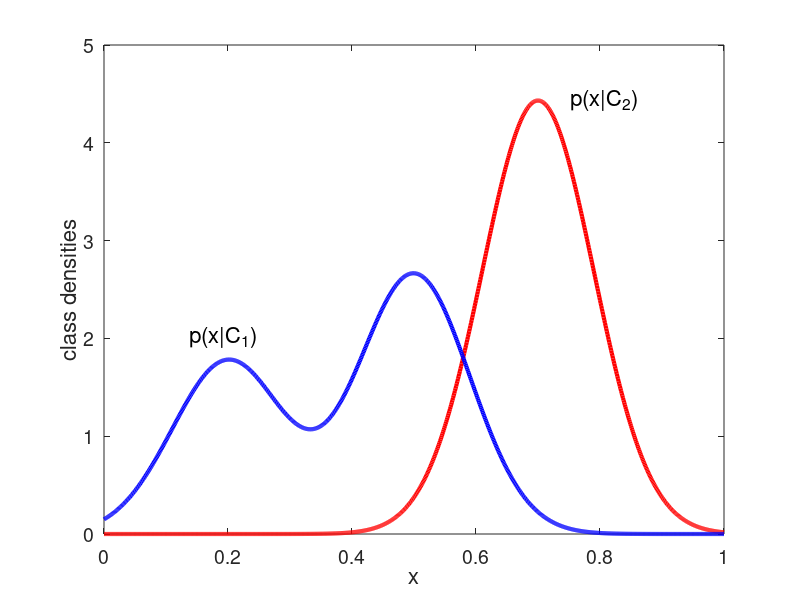

Write the MATLAB code that produced this figure. (Note: this script raises an error after producing the figure.)
%Generative vs Discriminative classifiers

figure;
hold all;

domain = 0:0.001:1;
f1 = @(x)normpdf(x,0.7,0.09);
f2 = @(x) 0.4*normpdf(x,0.2,0.09) + 0.6*normpdf(x,0.5,0.09);
linespec = {'LineWidth',3};
plot(domain,f1(domain),'-r',linespec{:});
plot(domain,f2(domain),'-b',linespec{:});

set(gca,'XTick',0:0.2:1,'YTick',0:5,'XLim',[0,1],'YLim',[0,5],'box','on','FontSize',14);
xlabel('x','FontSize',16);
ylabel('class densities','FontSize',16);

%p(x|C_1)
annotation(gcf,'textbox',[0.2366 0.4 0.096 0.07927],...
    'String',{'p(x|C_1)'},...
    'FontSize',16,...
    'FitBoxToText','off',...
    'LineStyle','none');

%p(x|C_2)
annotation(gcf,'textbox',[0.7127 0.794 0.096 0.07927],...
    'String',{'p(x|C_2)'},...
    'FontSize',16,...
    'FitBoxToText','off',...
    'LineStyle','none');






maximizeFigure;
p = get(gcf,'Position');
p(3) = 2*p(3)/3;
set(gcf,'Position',p);
pdfcrop;
